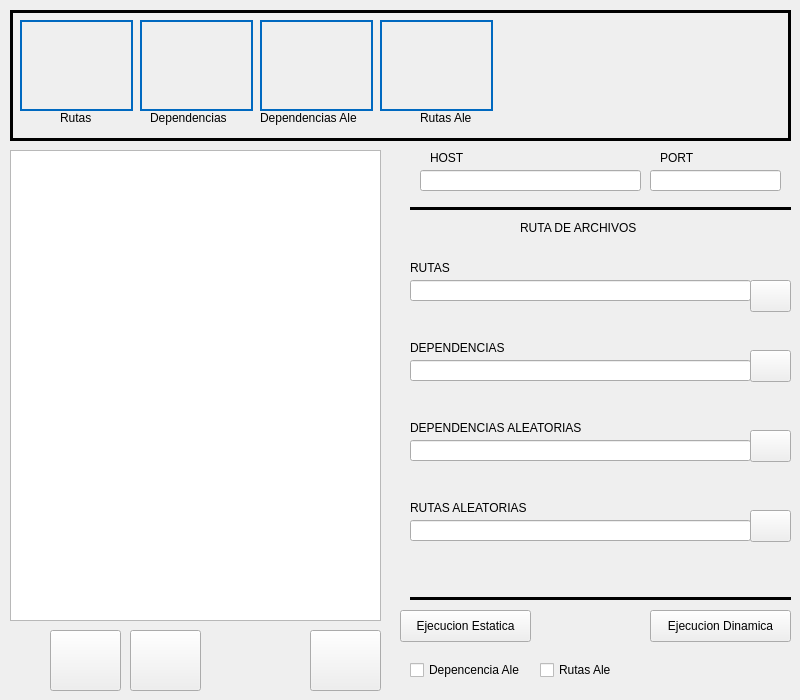
<?xml version="1.0" encoding="UTF-8"?>
<ui version="4.0">
 <class>Form</class>
 <widget class="QWidget" name="Form">
  <property name="geometry">
   <rect>
    <x>0</x>
    <y>0</y>
    <width>800</width>
    <height>700</height>
   </rect>
  </property>
  <property name="windowTitle">
   <string>Form</string>
  </property>
  <widget class="QFrame" name="frame">
   <property name="geometry">
    <rect>
     <x>10</x>
     <y>10</y>
     <width>781</width>
     <height>131</height>
    </rect>
   </property>
   <property name="frameShape">
    <enum>QFrame::Box</enum>
   </property>
   <property name="frameShadow">
    <enum>QFrame::Plain</enum>
   </property>
   <property name="lineWidth">
    <number>3</number>
   </property>
   <widget class="QPushButton" name="Routes">
    <property name="geometry">
     <rect>
      <x>10</x>
      <y>10</y>
      <width>113</width>
      <height>91</height>
     </rect>
    </property>
    <property name="styleSheet">
     <string notr="true">QPushButton
{	
	height: 2em;
 	border-style: solid;
	border-width: 2px;
 	border-color: #0069c0;
	font-weight: bold;
}

QPushButton:hover
{
   	background-color:#0069c0;
	color:white;
}</string>
    </property>
    <property name="text">
     <string/>
    </property>
    <property name="icon">
     <iconset>
      <normaloff>../assets/Iconos/document_edit.png</normaloff>../assets/Iconos/document_edit.png</iconset>
    </property>
    <property name="iconSize">
     <size>
      <width>100</width>
      <height>100</height>
     </size>
    </property>
   </widget>
   <widget class="QLabel" name="label_3">
    <property name="geometry">
     <rect>
      <x>50</x>
      <y>100</y>
      <width>59</width>
      <height>16</height>
     </rect>
    </property>
    <property name="text">
     <string>Rutas</string>
    </property>
   </widget>
   <widget class="QPushButton" name="Dependencies">
    <property name="geometry">
     <rect>
      <x>130</x>
      <y>10</y>
      <width>113</width>
      <height>91</height>
     </rect>
    </property>
    <property name="styleSheet">
     <string notr="true">QPushButton
{	
	height: 2em;
 	border-style: solid;
	border-width: 2px;
 	border-color: #0069c0;
	font-weight: bold;
}

QPushButton:hover
{
   	background-color:#0069c0;
	color:white;
}</string>
    </property>
    <property name="text">
     <string/>
    </property>
    <property name="icon">
     <iconset>
      <normaloff>../assets/Iconos/document_edit.png</normaloff>../assets/Iconos/document_edit.png</iconset>
    </property>
    <property name="iconSize">
     <size>
      <width>100</width>
      <height>100</height>
     </size>
    </property>
   </widget>
   <widget class="QLabel" name="label_4">
    <property name="geometry">
     <rect>
      <x>140</x>
      <y>100</y>
      <width>91</width>
      <height>16</height>
     </rect>
    </property>
    <property name="text">
     <string>Dependencias</string>
    </property>
   </widget>
   <widget class="QPushButton" name="DependenciesAle">
    <property name="geometry">
     <rect>
      <x>250</x>
      <y>10</y>
      <width>113</width>
      <height>91</height>
     </rect>
    </property>
    <property name="styleSheet">
     <string notr="true">QPushButton
{	
	height: 2em;
 	border-style: solid;
	border-width: 2px;
 	border-color: #0069c0;
	font-weight: bold;
}

QPushButton:hover
{
   	background-color:#0069c0;
	color:white;
}</string>
    </property>
    <property name="text">
     <string/>
    </property>
    <property name="icon">
     <iconset>
      <normaloff>../assets/Iconos/document_edit.png</normaloff>../assets/Iconos/document_edit.png</iconset>
    </property>
    <property name="iconSize">
     <size>
      <width>100</width>
      <height>100</height>
     </size>
    </property>
   </widget>
   <widget class="QLabel" name="label_5">
    <property name="geometry">
     <rect>
      <x>250</x>
      <y>100</y>
      <width>111</width>
      <height>16</height>
     </rect>
    </property>
    <property name="text">
     <string>Dependencias Ale</string>
    </property>
   </widget>
   <widget class="QPushButton" name="RoutesAle">
    <property name="geometry">
     <rect>
      <x>370</x>
      <y>10</y>
      <width>113</width>
      <height>91</height>
     </rect>
    </property>
    <property name="styleSheet">
     <string notr="true">QPushButton
{	
	height: 2em;
 	border-style: solid;
	border-width: 2px;
 	border-color: #0069c0;
	font-weight: bold;
}

QPushButton:hover
{
   	background-color:#0069c0;
	color:white;
}</string>
    </property>
    <property name="text">
     <string/>
    </property>
    <property name="icon">
     <iconset>
      <normaloff>../assets/Iconos/document_edit.png</normaloff>../assets/Iconos/document_edit.png</iconset>
    </property>
    <property name="iconSize">
     <size>
      <width>100</width>
      <height>100</height>
     </size>
    </property>
   </widget>
   <widget class="QLabel" name="label_6">
    <property name="geometry">
     <rect>
      <x>410</x>
      <y>100</y>
      <width>59</width>
      <height>16</height>
     </rect>
    </property>
    <property name="text">
     <string>Rutas Ale</string>
    </property>
   </widget>
  </widget>
  <widget class="QTableView" name="RouteTables">
   <property name="geometry">
    <rect>
     <x>10</x>
     <y>150</y>
     <width>371</width>
     <height>471</height>
    </rect>
   </property>
  </widget>
  <widget class="QCheckBox" name="CheckDependencyAle">
   <property name="geometry">
    <rect>
     <x>410</x>
     <y>660</y>
     <width>131</width>
     <height>20</height>
    </rect>
   </property>
   <property name="text">
    <string>Depencencia Ale</string>
   </property>
  </widget>
  <widget class="QCheckBox" name="CheckRouteAle">
   <property name="geometry">
    <rect>
     <x>540</x>
     <y>660</y>
     <width>86</width>
     <height>20</height>
    </rect>
   </property>
   <property name="text">
    <string>Rutas Ale</string>
   </property>
  </widget>
  <widget class="QPushButton" name="StaticExecution">
   <property name="geometry">
    <rect>
     <x>400</x>
     <y>610</y>
     <width>131</width>
     <height>32</height>
    </rect>
   </property>
   <property name="styleSheet">
    <string notr="true">
QPushButton:hover
{
	border-style: solid;
   	background-color:#bbdefb;

}

QPushButton:pressed
{
	 	background-color:#0069c0;
}</string>
   </property>
   <property name="text">
    <string>Ejecucion Estatica</string>
   </property>
  </widget>
  <widget class="QPushButton" name="DinamicExecution">
   <property name="geometry">
    <rect>
     <x>650</x>
     <y>610</y>
     <width>141</width>
     <height>32</height>
    </rect>
   </property>
   <property name="styleSheet">
    <string notr="true">
QPushButton:hover
{
	border-style: solid;
   	background-color:#bbdefb;

}

QPushButton:pressed
{
	 	background-color:#0069c0;
}</string>
   </property>
   <property name="text">
    <string>Ejecucion Dinamica</string>
   </property>
  </widget>
  <widget class="QLabel" name="label">
   <property name="geometry">
    <rect>
     <x>430</x>
     <y>150</y>
     <width>41</width>
     <height>16</height>
    </rect>
   </property>
   <property name="text">
    <string>HOST</string>
   </property>
   <property name="alignment">
    <set>Qt::AlignJustify|Qt::AlignVCenter</set>
   </property>
  </widget>
  <widget class="QLineEdit" name="LineHost">
   <property name="geometry">
    <rect>
     <x>420</x>
     <y>170</y>
     <width>221</width>
     <height>21</height>
    </rect>
   </property>
  </widget>
  <widget class="QLabel" name="label_2">
   <property name="geometry">
    <rect>
     <x>660</x>
     <y>150</y>
     <width>59</width>
     <height>16</height>
    </rect>
   </property>
   <property name="text">
    <string>PORT</string>
   </property>
  </widget>
  <widget class="QLineEdit" name="LinePort">
   <property name="geometry">
    <rect>
     <x>650</x>
     <y>170</y>
     <width>131</width>
     <height>21</height>
    </rect>
   </property>
  </widget>
  <widget class="Line" name="line">
   <property name="geometry">
    <rect>
     <x>410</x>
     <y>200</y>
     <width>381</width>
     <height>16</height>
    </rect>
   </property>
   <property name="frameShadow">
    <enum>QFrame::Plain</enum>
   </property>
   <property name="lineWidth">
    <number>3</number>
   </property>
   <property name="orientation">
    <enum>Qt::Horizontal</enum>
   </property>
  </widget>
  <widget class="Line" name="line_2">
   <property name="geometry">
    <rect>
     <x>410</x>
     <y>590</y>
     <width>381</width>
     <height>16</height>
    </rect>
   </property>
   <property name="frameShadow">
    <enum>QFrame::Plain</enum>
   </property>
   <property name="lineWidth">
    <number>3</number>
   </property>
   <property name="orientation">
    <enum>Qt::Horizontal</enum>
   </property>
  </widget>
  <widget class="QLineEdit" name="LineRoute">
   <property name="geometry">
    <rect>
     <x>410</x>
     <y>280</y>
     <width>341</width>
     <height>21</height>
    </rect>
   </property>
  </widget>
  <widget class="QLineEdit" name="LineDependency">
   <property name="geometry">
    <rect>
     <x>410</x>
     <y>360</y>
     <width>341</width>
     <height>21</height>
    </rect>
   </property>
  </widget>
  <widget class="QLineEdit" name="LineDependencyAle">
   <property name="geometry">
    <rect>
     <x>410</x>
     <y>440</y>
     <width>341</width>
     <height>21</height>
    </rect>
   </property>
  </widget>
  <widget class="QLineEdit" name="LineRouteAle">
   <property name="geometry">
    <rect>
     <x>410</x>
     <y>520</y>
     <width>341</width>
     <height>21</height>
    </rect>
   </property>
  </widget>
  <widget class="QLabel" name="label_7">
   <property name="geometry">
    <rect>
     <x>520</x>
     <y>220</y>
     <width>131</width>
     <height>16</height>
    </rect>
   </property>
   <property name="text">
    <string>RUTA DE ARCHIVOS</string>
   </property>
  </widget>
  <widget class="QLabel" name="label_8">
   <property name="geometry">
    <rect>
     <x>410</x>
     <y>260</y>
     <width>59</width>
     <height>16</height>
    </rect>
   </property>
   <property name="text">
    <string>RUTAS</string>
   </property>
  </widget>
  <widget class="QLabel" name="label_9">
   <property name="geometry">
    <rect>
     <x>410</x>
     <y>340</y>
     <width>101</width>
     <height>16</height>
    </rect>
   </property>
   <property name="text">
    <string>DEPENDENCIAS</string>
   </property>
  </widget>
  <widget class="QLabel" name="label_10">
   <property name="geometry">
    <rect>
     <x>410</x>
     <y>420</y>
     <width>181</width>
     <height>16</height>
    </rect>
   </property>
   <property name="text">
    <string>DEPENDENCIAS ALEATORIAS</string>
   </property>
  </widget>
  <widget class="QLabel" name="label_11">
   <property name="geometry">
    <rect>
     <x>410</x>
     <y>500</y>
     <width>131</width>
     <height>16</height>
    </rect>
   </property>
   <property name="text">
    <string>RUTAS ALEATORIAS</string>
   </property>
  </widget>
  <widget class="QPushButton" name="RouteFile">
   <property name="geometry">
    <rect>
     <x>750</x>
     <y>280</y>
     <width>41</width>
     <height>32</height>
    </rect>
   </property>
   <property name="text">
    <string/>
   </property>
   <property name="icon">
    <iconset>
     <normaloff>../assets/Iconos/folder_open.png</normaloff>../assets/Iconos/folder_open.png</iconset>
   </property>
  </widget>
  <widget class="QPushButton" name="DependencyFile">
   <property name="geometry">
    <rect>
     <x>750</x>
     <y>350</y>
     <width>41</width>
     <height>32</height>
    </rect>
   </property>
   <property name="text">
    <string/>
   </property>
   <property name="icon">
    <iconset>
     <normaloff>../assets/Iconos/folder_open.png</normaloff>../assets/Iconos/folder_open.png</iconset>
   </property>
  </widget>
  <widget class="QPushButton" name="DependencyAleFile">
   <property name="geometry">
    <rect>
     <x>750</x>
     <y>430</y>
     <width>41</width>
     <height>32</height>
    </rect>
   </property>
   <property name="text">
    <string/>
   </property>
   <property name="icon">
    <iconset>
     <normaloff>../assets/Iconos/folder_open.png</normaloff>../assets/Iconos/folder_open.png</iconset>
   </property>
  </widget>
  <widget class="QPushButton" name="RouteAleFile">
   <property name="geometry">
    <rect>
     <x>750</x>
     <y>510</y>
     <width>41</width>
     <height>32</height>
    </rect>
   </property>
   <property name="text">
    <string/>
   </property>
   <property name="icon">
    <iconset>
     <normaloff>../assets/Iconos/folder_open.png</normaloff>../assets/Iconos/folder_open.png</iconset>
   </property>
  </widget>
  <widget class="QPushButton" name="agregarRonda">
   <property name="geometry">
    <rect>
     <x>50</x>
     <y>630</y>
     <width>71</width>
     <height>61</height>
    </rect>
   </property>
   <property name="text">
    <string/>
   </property>
   <property name="icon">
    <iconset>
     <normaloff>../assets/Iconos/add.png</normaloff>../assets/Iconos/add.png</iconset>
   </property>
   <property name="iconSize">
    <size>
     <width>100</width>
     <height>100</height>
    </size>
   </property>
  </widget>
  <widget class="QPushButton" name="eliminarRonda">
   <property name="geometry">
    <rect>
     <x>130</x>
     <y>630</y>
     <width>71</width>
     <height>61</height>
    </rect>
   </property>
   <property name="text">
    <string/>
   </property>
   <property name="icon">
    <iconset>
     <normaloff>../assets/Iconos/close.png</normaloff>../assets/Iconos/close.png</iconset>
   </property>
   <property name="iconSize">
    <size>
     <width>100</width>
     <height>100</height>
    </size>
   </property>
  </widget>
  <widget class="QPushButton" name="actualizarTabla">
   <property name="geometry">
    <rect>
     <x>310</x>
     <y>630</y>
     <width>71</width>
     <height>61</height>
    </rect>
   </property>
   <property name="text">
    <string/>
   </property>
   <property name="icon">
    <iconset>
     <normaloff>../assets/Iconos/check.png</normaloff>../assets/Iconos/check.png</iconset>
   </property>
   <property name="iconSize">
    <size>
     <width>100</width>
     <height>100</height>
    </size>
   </property>
  </widget>
 </widget>
 <resources/>
 <connections/>
</ui>
